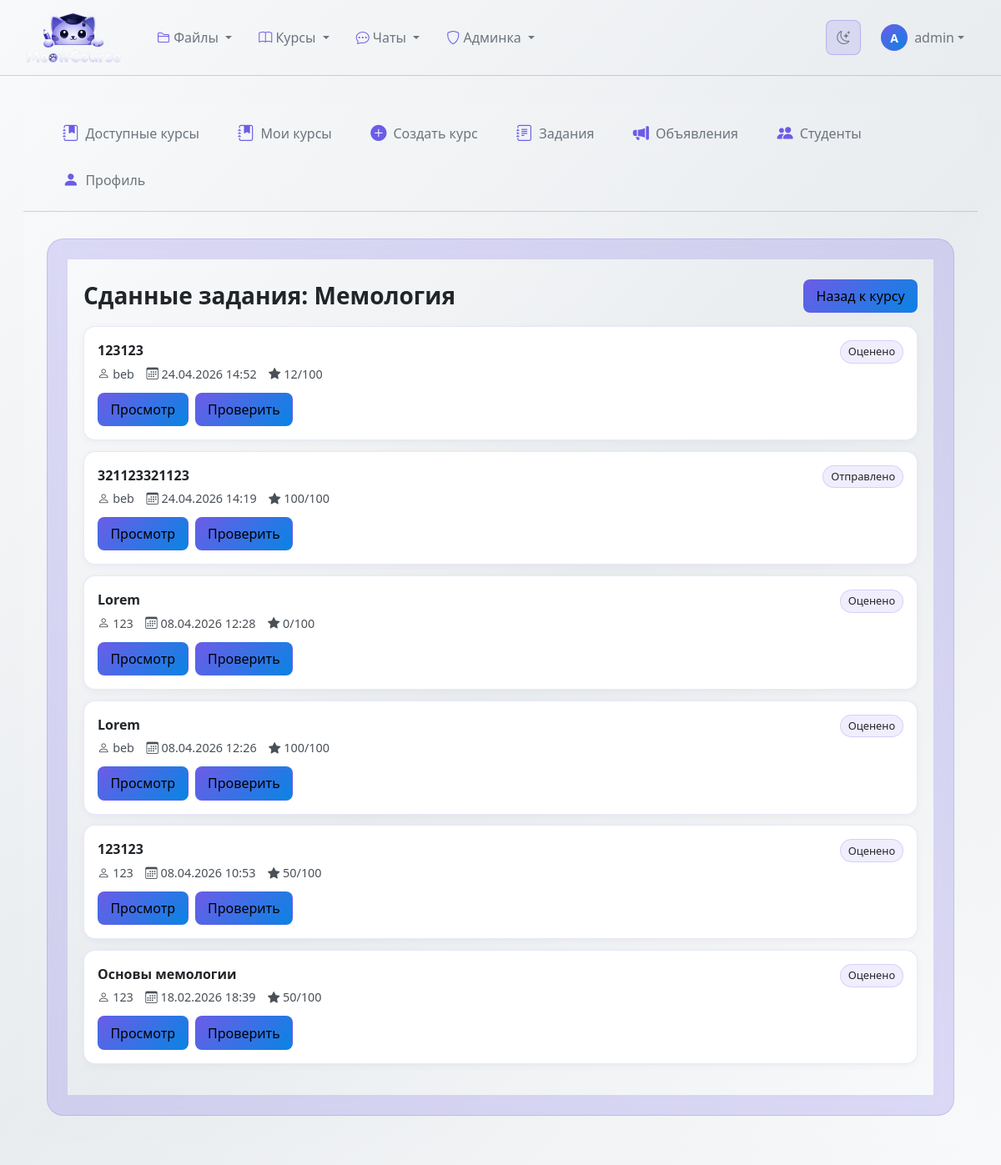
Page /2/submissions/ (signed in) on the committed database.
### classroom_core/models.py (models this page shows, shortened)
class Course(models.Model):
    STATUS_CHOICES = [
       ('draft', 'Черновик'),
       ('active', 'Активный'),
       ('archived', 'Архивирован'),
       ('completed', 'Завершен'),
    ]
    title = models.CharField(max_length=255)
    description = models.TextField()
    short_description = models.CharField(max_length=200, blank=True)
    code = models.CharField(max_length=20, unique=True, blank=True)
    instructor = models.ForeignKey(
        User,
        on_delete=models.CASCADE,
        related_name='courses_created'
    )
    teaching_assistants = models.ManyToManyField(
        User,
        blank=True,
        related_name='courses_assisting'
    )
    students = models.ManyToManyField(
        User,
        blank=True,
        related_name='courses_enrolled'
    )
    student_groups = models.ManyToManyField(
        StudentGroup,
        blank=True,
        related_name='courses_enrolled',
        help_text='Группы студентов, зачисленные на курс'
    )
    status = models.CharField(
        max_length=20,
        choices=STATUS_CHOICES,
        default='draft'
    )
    start_date = models.DateField(null=True, blank=True)
    end_date = models.DateField(null=True, blank=True)
    created_at = models.DateTimeField(auto_now_add=True)
    updated_at = models.DateTimeField(auto_now=True)
    cover_image = models.ImageField(
        upload_to='course_covers/',
        null=True,
        blank=True
    )
    color = models.CharField(max_length=7, default='#3498db')
    is_public = models.BooleanField(default=False)
    allow_self_enrollment = models.BooleanField(default=True)
    max_students = models.IntegerField(null=True, blank=True)
    class_days = models.CharField(max_length=100, blank=True)
    class_time = models.CharField(max_length=100, blank=True)
    class Meta:
        ordering = ['-created_at']
        verbose_name = 'Курс'
        verbose_name_plural = 'Курсы'
    def can_edit(self, user):
        return (
            user == self.instructor
            or user in self.teaching_assistants.all()
            or user.is_superuser
            or user.profile.is_staff()
        )

class AssignmentSubmission(models.Model ):
    STATUS_CHOICES =[
   ('submitted','Отправлено'),
   ('graded','Оценено'),
   ('returned','Возвращено на доработку'),
    ]
    assignment =models.ForeignKey(
    Assignment ,
    on_delete =models.CASCADE ,
    related_name ='submissions'
    )
    student =models.ForeignKey(
    User ,
    on_delete =models.CASCADE ,
    related_name ='assignment_submissions'
    )
    text_response =models.TextField(blank =True )
    file_submission =models.FileField(
    upload_to ='assignment_submissions/',
    null =True ,
    blank =True
    )
    group_members =models.ManyToManyField(
    User ,
    blank =True ,
    related_name ='group_submissions'
    )
    status =models.CharField(
    max_length =20 ,
    choices =STATUS_CHOICES ,
    default ='submitted'
    )
    score =models.IntegerField(null =True ,blank =True )
    feedback =models.TextField(blank =True )
    graded_by =models.ForeignKey(
    User ,
    on_delete =models.SET_NULL ,
    null =True ,
    blank =True ,
    related_name ='graded_submissions'
    )
    graded_at =models.DateTimeField(null =True ,blank =True )
    submitted_at =models.DateTimeField(auto_now_add =True )
    updated_at =models.DateTimeField(auto_now =True )
    class Meta :
        ordering =['-submitted_at']
        verbose_name ='Решение задания'
        verbose_name_plural ='Решения заданий'
        unique_together =['assignment','student']

class Assignment(models.Model ):
    STATUS_CHOICES =[
   ('draft','Черновик'),
   ('published','Опубликовано'),
   ('closed','Закрыто'),
    ]
    course =models.ForeignKey(
    Course,
    on_delete =models.CASCADE ,
    related_name ='assignments',
    null = True,
    )
    section =models.ForeignKey(
    CourseSection ,
    on_delete =models.SET_NULL ,
    null =True,
    blank =True,
    related_name ='assignments'
    )
    title =models.CharField(max_length =255 )
    description =models.TextField()
    status =models.CharField(
    max_length =20 ,
    choices =STATUS_CHOICES ,
    default ='draft'
    )
    due_date =models.DateTimeField(null =True ,blank =True )
    allow_late_submissions =models.BooleanField(default =False )
    max_points =models.IntegerField(default =100 )
    passing_score =models.IntegerField(default =50 )
    is_group_assignment =models.BooleanField(default =False )
    group_size_min=models.IntegerField(default=1)
    group_size_max=models.IntegerField(default=1)
    attachment =models.FileField(
    upload_to ='assignment_attachments/',
    null =True ,
    blank =True
    )
    created_at =models.DateTimeField(auto_now_add =True )
    updated_at =models.DateTimeField(auto_now =True )
    published_at =models.DateTimeField(null =True ,blank =True )
    class Meta :
        ordering =['-due_date','-created_at']
        verbose_name ='Задание'
        verbose_name_plural ='Задания'

### classroom_core/views.py (the view)
# urls.py: path('<int:course_id>/submissions/', views.course_submissions, name='course_submissions'),
@login_required
def course_submissions(request, course_id):
    course = get_object_or_404(Course, id=course_id)
    if not course.can_edit(request.user):
        raise PermissionDenied
    submissions = AssignmentSubmission.objects.filter(
        assignment__course=course
    ).select_related("assignment", "student", "graded_by").order_by("-submitted_at", "-updated_at")
    return render(request, "classroom_core/course_submissions.html", {
        "course": course,
        "submissions": submissions,
    })

### classroom_core/models.py (called while the page is built)
    def is_teacher(self):
        return self.role == 'teacher'

    def is_staff(self):
        return self.role == 'staff'

### templates/classroom_core/course_submissions.html (shortened to what this page needs)
{% extends "classroom_core/base_courses.html" %}
{% block courses_content %}
<div class="submissions-page">
  <div class="submissions-wrap">
    <div class="submissions-header">
      <h3 class="submissions-title">Сданные задания: {{ course.title }}</h3>
      <a class="btn-back" href="{% url 'classroom_core:course_detail' course.id %}">Назад к курсу</a>
    </div>
    {% for submission in submissions %}
    <div class="submission-card">
      <div style="display:flex; justify-content:space-between; align-items:flex-start; gap:.8rem;">
        <div>
          <p class="submission-title">{{ submission.assignment.title }}</p>
          <div class="submission-meta">
            <span><i class="bi bi-person"></i> {{ submission.student.get_full_name|default:submission.student.username }}</span>
            <span><i class="bi bi-calendar3"></i> {{ submission.submitted_at|date:"d.m.Y H:i" }}</span>
            {% if submission.score is not None %}
            <span><i class="bi bi-star-fill"></i> {{ submission.score }}/{{ submission.assignment.max_points }}</span>
            {% endif %}
          </div>
        </div>
        <span class="submission-status">{{ submission.get_status_display }}</span>
      </div>
      <div style="margin-top:.7rem; display:flex; gap:.5rem;">
        <a href="{% url 'classroom_core:assignment_detail' submission.assignment.id %}" class="btn-back">Просмотр</a>
        <a href="{% url 'classroom_core:assignment_grade' submission.id %}" class="btn-back">Проверить</a>
      </div>
    </div>
    {% empty %}
    <div class="submission-card">Сданных работ пока нет.</div>
    {% endfor %}
  </div>
</div>
{% endblock %}

### templates/base.html (shortened to what this page needs)
{% load static %}
<!DOCTYPE html>
<html lang="ru">
<head>
    <link href="https://cdn.jsdelivr.net/npm/bootstrap@5.3.0/dist/css/bootstrap.min.css" rel="stylesheet">
    <link rel="stylesheet" href="https://cdn.jsdelivr.net/npm/bootstrap-icons@1.10.0/font/bootstrap-icons.css">
    <link id="theme-stylesheet" rel="stylesheet" href="{% static 'css/themes/light.css' %}" data-light-href="{% static 'css/themes/light.css' %}" data-dark-href="{% static 'css/themes/dark.css' %}">
</head>
<body>
    <nav class="navbar navbar-expand-lg navbar">
        <div class="container-fluid">
            <a class="navbar-brand d-flex align-items-center" href="{% url 'classroom_core:course_list' %}">
                <img src="{% static 'images/logo.png' %}"
                    alt="MeowCourse"
                    class="me-2"
                    style="width: 120px; height: auto; max-height: 64px; object-fit: contain;">
            </a>
            <div class="collapse navbar-collapse" id="navbarNav">
                <ul class="navbar-nav me-auto">
                    <li class="nav-item dropdown">
                        <a class="nav-link dropdown-toggle" href="#" role="button" data-bs-toggle="dropdown">
                            <i class="bi bi-folder2"></i> Файлы
                        </a>
                    </li>
                    <li class="nav-item dropdown">
                        <a class="nav-link dropdown-toggle" href="#" role="button" data-bs-toggle="dropdown">
                            <i class="bi bi-book"></i> Курсы
                        </a>
                    </li>
                    <li class="nav-item dropdown">
                        <a class="nav-link dropdown-toggle" href="#" role="button" data-bs-toggle="dropdown">
                            <i class="bi bi-chat-dots"></i> Чаты
                        </a>
                    </li>
                    {% if user.is_authenticated and user.is_staff or user.is_superuser %}
                    <li class="nav-item dropdown">
                        <a class="nav-link dropdown-toggle" href="#" role="button" data-bs-toggle="dropdown">
                            <i class="bi bi-shield"></i> Админка
                        </a>
                    </li>
                    {% endif %}
                </ul>
                <div class="d-flex align-items-center gap-2">
                    <button id="theme-toggle" class="theme-toggle-btn" type="button" aria-label="Переключить тему">
                        <i class="bi bi-moon-stars"></i>
                    </button>
                    {% if user.is_authenticated %}
                    <div class="dropdown">
                        <a class="nav-link dropdown-toggle d-flex align-items-center" href="#" role="button" data-bs-toggle="dropdown">
                            <div class="user-avatar rounded-circle d-flex align-items-center justify-content-center" style="width: 32px; height: 32px; font-size: 0.875rem;">
                                {{ user.username|slice:":1"|upper }}
                            </div>
                            <span class="ms-2 d-none d-md-inline username-text">{{ user.username }}</span>
                        </a>
                    </div>
                    {% else %}
                    <a class="nav-link" href="{% url 'classroom_core:login' %}">
                        <i class="bi bi-box-arrow-in-right me-1"></i> Войти
                    </a>
                    {% endif %}
                </div>
            </div>
        </div>
    </nav>
    <div class="main-content">
        <div class="container-fluid">
            {% block content %}{% endblock %}
        </div>
    </div>
</body>
</html>

### static/css/themes/light.css (style rules this page uses)
:root { --bg-page-start: #f8f9fa; --bg-page-end: #e9ecef; --bg-page-gradient: linear-gradient(135deg, var(--bg-page-start) 0%, var(--bg-page-end) 50%, var(--bg-page-start) 100%); --bg-card: #ffffff; --bg-card-hover: #f8f9fa; --bg-item: #f1f3f5; --bg-item-hover: #e9ecef; --bg-input: #ffffff; --bg-overlay-10: rgba(108, 92, 231, 0.1); --bg-overlay-15: rgba(108, 92, 231, 0.15); --bg-overlay-20: rgba(108, 92, 231, 0.2); --bg-overlay-25: rgba(108, 92, 231, 0.25); --bg-overlay-30: rgba(108, 92, 231, 0.3); --text-white: #000000; --text-main: #212529; --text-secondary: #495057; --text-muted: #6c757d; --text-disabled: #adb5bd; --accent-primary: #6c5ce7; --accent-secondary: #0984e3; --accent-gradient: linear-gradient(135deg, var(--accent-primary), var(--accent-secondary)); --accent-glow: rgba(108, 92, 231, 0.15); --accent-glow-strong: rgba(108, 92, 231, 0.25); --accent-shadow: 0 5px 15px var(--accent-glow); --accent-shadow-hover: 0 8px 25px var(--accent-glow-strong); --border-accent: rgba(108, 92, 231, 0.2); --border-accent-hover: rgba(108, 92, 231, 0.4); --border-accent-light: rgba(108, 92, 231, 0.15); --status-warning: #f39c12; --status-warning-bg: rgba(243, 156, 18, 0.15); --status-warning-bg-light: rgba(243, 156, 18, 0.05); --status-warning-border: rgba(243, 156, 18, 0.3); --status-warning-shadow: 0 10px 30px rgba(243, 156, 18, 0.1); --status-warning-gradient: linear-gradient(135deg, rgba(243, 156, 18, 0.15), rgba(243, 156, 18, 0.05)); --status-info: #0984e3; --status-info-bg: rgba(9, 132, 227, 0.15); --status-info-bg-light: rgba(9, 132, 227, 0.05); --status-info-border: rgba(9, 132, 227, 0.3); --status-info-shadow: 0 10px 30px rgba(9, 132, 227, 0.1); --status-info-gradient: linear-gradient(135deg, rgba(9, 132, 227, 0.15), rgba(9, 132, 227, 0.05)); --status-assignment: #6c5ce7; --status-assignment-bg: rgba(108, 92, 231, 0.15); --status-assignment-bg-light: rgba(108, 92, 231, 0.05); --status-assignment-border: rgba(108, 92, 231, 0.3); --status-assignment-shadow: 0 10px 30px rgba(108, 92, 231, 0.1); --status-assignment-gradient: linear-gradient(135deg, rgba(108, 92, 231, 0.15), rgba(108, 92, 231, 0.05)); --status-success: #00b894; --status-success-bg: rgba(0, 184, 148, 0.15); --status-success-bg-light: rgba(0, 184, 148, 0.05); --status-success-border: rgba(0, 184, 148, 0.3); --status-success-shadow: 0 10px 30px rgba(0, 184, 148, 0.1); --status-success-gradient: linear-gradient(135deg, rgba(0, 184, 148, 0.15), rgba(0, 184, 148, 0.05)); --status-danger: #d63031; --status-danger-light: #ff6b6b; --status-danger-bg: rgba(214, 48, 49, 0.15); --status-danger-border: rgba(214, 48, 49, 0.3); --status-danger-gradient: linear-gradient(135deg, var(--status-danger), var(--status-danger-light)); --gradient-avatar: linear-gradient(135deg, var(--accent-primary), var(--accent-secondary)); --gradient-progress: linear-gradient(90deg, var(--accent-primary), var(--accent-secondary)); --text-glow: 0 0 10px rgba(108, 92, 231, 0.15); --text-glow-danger: 0 0 10px rgba(214, 48, 49, 0.2); --shadow-card: 0 4px 20px rgba(0, 0, 0, 0.06); --shadow-card-hover: 0 8px 30px rgba(0, 0, 0, 0.1); --shadow-item: 0 2px 10px rgba(0, 0, 0, 0.04); --shimmer-overlay: linear-gradient(90deg, transparent, rgba(255, 255, 255, 0.5), transparent); --card-base: var(--bg-card) var(--border-accent) var(--shadow-card); --item-base: var(--bg-item) var(--border-accent-light); --badge-base: var(--bg-overlay-20) var(--text-secondary) var(--border-accent); --header-gradient-default: var(--status-assignment-gradient); --header-gradient-announcements: var(--status-warning-gradient); --header-gradient-sections: var(--status-info-gradient); --header-gradient-assignments: var(--status-assignment-gradient); --header-gradient-submissions: var(--status-success-gradient); }

### templates/classroom_core/base_courses.html (style rules this page uses)
.main-content { background: var(--bg-page-gradient); min-height: calc(100vh - 70px); padding: 2rem 1rem; }

### rows in the picture
Course: title "Мемология"
AssignmentSubmission: assignment "123123", student.get_full_name "beb", submitted_at "24.04.2026 14:52", score "12", assignment.max_points "100", status "Оценено"
AssignmentSubmission: assignment "321123321123", student.get_full_name "beb", submitted_at "24.04.2026 14:19", score "100", assignment.max_points "100", status "Отправлено"
AssignmentSubmission: assignment "Lorem", student.get_full_name "123", submitted_at "08.04.2026 12:28", score "0", assignment.max_points "100", status "Оценено"
AssignmentSubmission: assignment "Lorem", student.get_full_name "beb", submitted_at "08.04.2026 12:26", score "100", assignment.max_points "100", status "Оценено"
AssignmentSubmission: assignment "123123", student.get_full_name "123", submitted_at "08.04.2026 10:53", score "50", assignment.max_points "100", status "Оценено"
AssignmentSubmission: assignment "Основы мемологии", student.get_full_name "123", submitted_at "18.02.2026 18:39", score "50", assignment.max_points "100", status "Оценено"

### other values in the picture
{{ user.username|slice:":1"|upper }} "A"
{{ user.username }} "admin"
